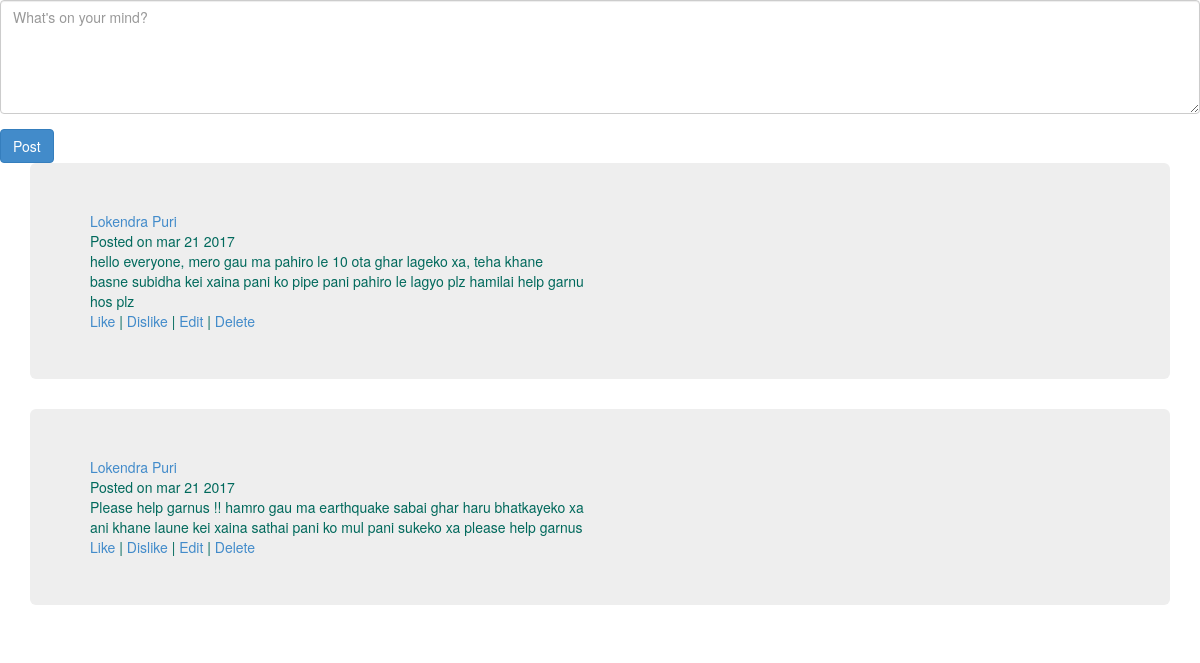
The app's page /post.php with its own data.
### tables this page shows
CREATE TABLE `posts` (
  `post_id` int(10) NOT NULL,
  `status` varchar(255) NOT NULL,
  `name` varchar(100) NOT NULL,
  `date` timestamp NOT NULL DEFAULT CURRENT_TIMESTAMP
);

### post.php (the view, shortened to what this page needs)
<!DOCTYPE html>
<html>
<head>
		<link rel="stylesheet" href="https://maxcdn.bootstrapcdn.com/bootstrap/3.3.7/css/bootstrap.min.css">
	<link rel="stylesheet" type="text/css" href="assets/main.css">
	<link rel="stylesheet" href="/assets/css/bootstrap.min.css" type="text/css" />
	<link rel="stylesheet" type="text/css" href="/assets/css/main.css">
</head>
<body>
<form action="post.php" method="post">
		  <div class="form-group">
		      <textarea class="form-control" name="new-post" id="new-post" rows="5" placeholder="What's on your mind?"></textarea>
		  </div>
		 <button type="submit" class="btn btn-primary">Post</button>
</form>
<?php
require_once ('dbConnect.php');
$sql = "SELECT status FROM posts";
$result = mysqli_query($con, $sql);
if (mysqli_num_rows($result) > 0) {
    while($row = mysqli_fetch_assoc($result)) { ?>
    <div class="container">
    	<div class="jumbotron">
    		<div class="row">
    			<div class="col-md-6">
		            <article class="post">
	          			<div class="info">
	                        <a href="">Lokendra Puri</a>
	                    </div>
	                     <div class="info">
	                        Posted  on mar 21 2017
	                    </div>
				        <div class="posts">
				            <?php echo $row["status"]; ?>
		                    <div class="interaction">
		                        <a href="#">Like</a> |
		                        <a href="#">Dislike</a> |
		                        <a href="#">Edit</a> |
		                        <a href="#">Delete</a>
		                    </div>
				        </div>
		            </article>
              	</div>
            </div>
      	</div>
    </div>
    <?php }
	} else {
    echo "0 results";
	}
?>
</body>
</html>

### assets/css/main.css (style rules this page uses)
.jumbotron { background-size: contain; position: relative; color: #00695c; }

### records on screen
posts: status "hello everyone, mero gau ma pahiro le 10 ota ghar lageko xa, teha khane basne subidha kei xaina pani ko pipe pani pahiro le lagyo plz hamilai help garnu hos plz"
posts: status "Please help garnus !! hamro gau ma earthquake sabai ghar haru bhatkayeko xa ani khane laune kei xaina sathai pani ko mul pani sukeko xa please help garnus"
